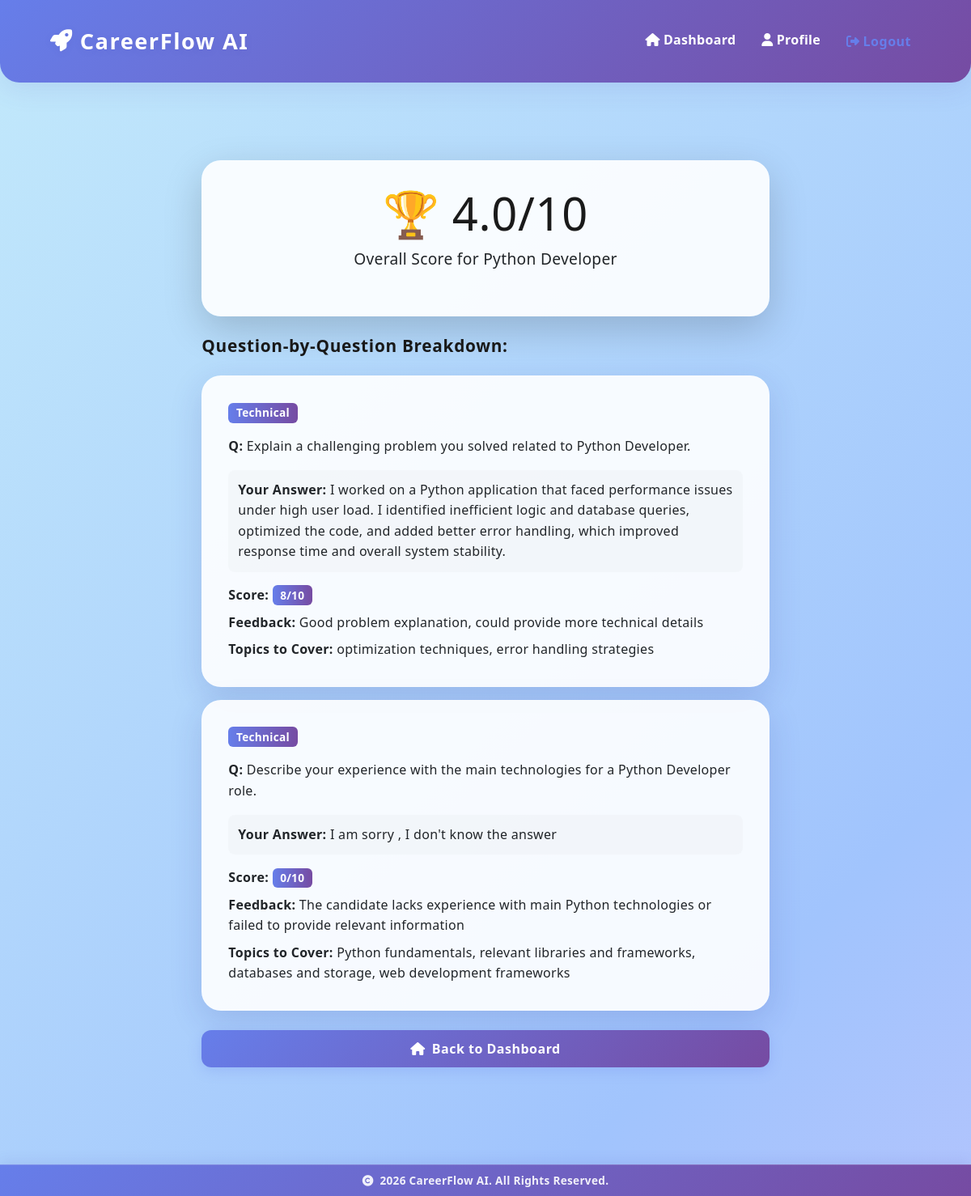
Page /interview/28/feedback/ (signed in) on the committed database.
### interviews/models.py (models this page shows, shortened)
class InterviewSession(models.Model):
    STATUS_CHOICES = [
        ('setup', 'Setup'),
        ('in_progress', 'In Progress'),
        ('completed', 'Completed'),
    ]
    user = models.ForeignKey(User, on_delete=models.CASCADE)
    job_description = models.TextField()
    role_title = models.CharField(max_length=200)
    resume = models.FileField(upload_to='resumes/')
    status = models.CharField(max_length=20, choices=STATUS_CHOICES, default='setup')
    overall_score = models.FloatField(default=0.0)
    created_at = models.DateTimeField(auto_now_add=True)
    completed_at = models.DateTimeField(null=True, blank=True)

class Answer(models.Model):
    question = models.OneToOneField(Question, on_delete=models.CASCADE, related_name='answer')
    user_response = models.TextField()
    is_voice = models.BooleanField(default=False)
    ai_score = models.IntegerField(default=0)
    ai_feedback = models.TextField()
    topics_to_cover = models.TextField(blank=True)
    answered_at = models.DateTimeField(auto_now_add=True)

class Question(models.Model):
    TYPE_CHOICES = [
        ('technical', 'Technical'),
        ('behavioral', 'Behavioral'),
    ]
    session = models.ForeignKey(InterviewSession, on_delete=models.CASCADE, related_name='questions')
    question_text = models.TextField()
    question_type = models.CharField(max_length=20, choices=TYPE_CHOICES)
    order = models.IntegerField(default=0)

### interviews/views.py (the view)
# urls.py: path('<int:session_id>/feedback/', views.interview_feedback, name='interview_feedback'),
@login_required
def interview_feedback(request, session_id):
    session = get_object_or_404(InterviewSession, id=session_id, user=request.user)
    answers = Answer.objects.filter(question__session=session).order_by('question__order')
    return render(request, 'interviews/feedback.html', {
        'session': session,
        'answers': answers
    })

### interviews/templates/interviews/feedback.html (shortened to what this page needs)
{% extends 'base.html' %}
{% block content %}
<div class="container py-4 py-md-5">
  <div class="row justify-content-center">
    <div class="col-12 col-md-10 col-lg-8">
      <div class="card shadow-lg border-0 mb-4">
        <div class="card-body text-center">
          <h1 class="display-4 mb-2" style="font-size: clamp(2rem, 5vw, 3.5rem);">🏆 {{ session.overall_score|floatformat:1 }}/10</h1>
          <p class="lead" style="font-size: clamp(1rem, 2vw, 1.2rem);">Overall Score for <strong>{{ session.role_title }}</strong></p>
        </div>
      </div>
      <h4 class="mb-4" style="font-size: clamp(1.1rem, 2.5vw, 1.3rem);">Question-by-Question Breakdown:</h4>
      {% for answer in answers %}
      <div class="card mb-3">
        <div class="card-body">
          <span class="badge bg-{% if answer.question.question_type == 'technical' %}primary{% else %}success{% endif %}">
            {{ answer.question.question_type|title }}
          </span>
          <p class="mt-3 mb-2" style="word-break: break-word;"><strong>Q:</strong> {{ answer.question.question_text }}</p>
          <div style="background: rgba(0,0,0,0.02); padding: clamp(8px, 2vw, 12px); border-radius: 0.5rem; margin: clamp(12px, 2vw, 16px) 0;">
            <p class="mb-0" style="word-break: break-word; font-size: clamp(0.9rem, 1.5vw, 1rem);"><strong>Your Answer:</strong> {{ answer.user_response }}</p>
          </div>
          <p class="mb-2" style="word-break: break-word;"><strong>Score:</strong> <span class="badge bg-primary">{{ answer.ai_score }}/10</span></p>
          <p class="mb-2" style="word-break: break-word;"><strong>Feedback:</strong> {{ answer.ai_feedback }}</p>
          {% if answer.topics_to_cover %}
          <p class="mb-0" style="word-break: break-word;"><strong>Topics to Cover:</strong> {{ answer.topics_to_cover }}</p>
          {% endif %}
        </div>
      </div>
      {% endfor %}
      <div class="d-grid mt-4">
        <a href="{% url 'dashboard' %}" class="btn btn-primary btn-lg"><i class="fas fa-home me-2"></i><span class="d-none d-sm-inline">Back to Dashboard</span><span class="d-inline d-sm-none">Home</span></a>
      </div>
    </div>
  </div>
</div>
{% endblock %}

### core/static/responsive.css (style rules this page uses)
:root { --font-size-base: clamp(14px, 2.5vw, 16px); --font-size-h1: clamp(24px, 5vw, 48px); --font-size-h2: clamp(20px, 4vw, 36px); --font-size-h3: clamp(18px, 3.5vw, 28px); --font-size-h4: clamp(16px, 3vw, 24px); --font-size-h5: clamp(14px, 2.5vw, 20px); --spacing-xs: clamp(4px, 1vw, 8px); --spacing-sm: clamp(8px, 2vw, 12px); --spacing-md: clamp(16px, 3vw, 24px); --spacing-lg: clamp(24px, 4vw, 32px); --spacing-xl: clamp(32px, 5vw, 48px); --padding-mobile: clamp(12px, 3vw, 16px); --padding-tablet: clamp(16px, 4vw, 20px); --padding-desktop: clamp(24px, 5vw, 32px); }
* { box-sizing: border-box; }
html { font-size: 16px; scroll-behavior: smooth; }
body { font-size: var(--font-size-base); line-height: 1.6; font-family: 'Segoe UI', Tahoma, Geneva, Verdana, sans-serif; word-break: break-word; overflow-x: hidden; }
h1, h2, h3, h4, h5, h6 { line-height: 1.2; margin-bottom: var(--spacing-md); word-wrap: break-word; }
h1 { font-size: var(--font-size-h1); }
h4 { font-size: var(--font-size-h4); }
p { margin-bottom: var(--spacing-md); font-size: inherit; }
.lead { font-size: clamp(14px, 2vw, 18px); }
.container, .container-fluid { padding-left: var(--padding-mobile); padding-right: var(--padding-mobile); }
@media (min-width: 768px) { .container, .container-fluid { padding-left: var(--padding-tablet); padding-right: var(--padding-tablet); } }
@media (min-width: 1200px) { .container, .container-fluid { padding-left: var(--padding-desktop); padding-right: var(--padding-desktop); } }
.row { margin-left: calc(-1 * var(--spacing-xs)); margin-right: calc(-1 * var(--spacing-xs)); }
.row > * { padding-left: var(--spacing-xs); padding-right: var(--spacing-xs); }
@media (min-width: 768px) { .row { margin-left: calc(-1 * var(--spacing-md)); margin-right: calc(-1 * var(--spacing-md)); } }
@media (min-width: 768px) { .row > * { padding-left: var(--spacing-md); padding-right: var(--spacing-md); } }
.card { margin-bottom: var(--spacing-md); border-radius: clamp(0.8rem, 2vw, 1.5rem); }
.card-body { padding: var(--padding-mobile); }
@media (min-width: 768px) { .card-body { padding: var(--padding-tablet); } }
@media (min-width: 1200px) { .card-body { padding: var(--padding-desktop); } }
.btn { font-size: clamp(0.85rem, 2vw, 1rem); padding: clamp(0.4rem, 1vw, 0.7rem) clamp(0.8rem, 2vw, 1.5rem); border-radius: clamp(0.4rem, 1vw, 0.8rem); min-height: 44px; display: inline-flex; align-items: center; justify-content: center; white-space: normal; word-break: break-word; }
.btn-lg { font-size: clamp(0.9rem, 2.5vw, 1.1rem); padding: clamp(0.5rem, 1.5vw, 0.9rem) clamp(1rem, 2.5vw, 2rem); }
.badge { font-size: clamp(0.7rem, 1.2vw, 0.85rem); padding: clamp(0.2rem, 0.5vw, 0.35rem) clamp(0.4rem, 1vw, 0.6rem); word-break: break-word; display: inline-block; }
@media (min-width: 1200px) { .col-lg-8 { flex: 0 0 66.666%; max-width: 66.666%; } }
@media (orientation: portrait) { body { max-width: 100%; } }

### rows in the picture
InterviewSession: overall_score "4.0", role_title "Python Developer"
Answer: question.question_type "Technical", question.question_text "Explain a challenging problem you solved related to Python Developer.", user_response "I worked on a Python application that faced performance issues under high user load. I identified inefficient logic and database queries, optimized the code, and added better error handling, which improved response time and overall system stability.", ai_score "8", ai_feedback "Good problem explanation, could provide more technical details", topics_to_cover "optimization techniques, error handling strategies"
Answer: question.question_type "Technical", question.question_text "Describe your experience with the main technologies for a Python Developer role.", user_response "I am sorry , I don't know the answer", ai_score "0", ai_feedback "The candidate lacks experience with main Python technologies or failed to provide relevant information", topics_to_cover "Python fundamentals, relevant libraries and frameworks, databases and storage, web development frameworks"
